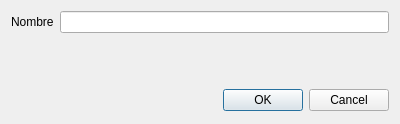
<?xml version="1.0" encoding="UTF-8"?>
<ui version="4.0">
 <class>Dialog</class>
 <widget class="QDialog" name="Dialog">
  <property name="geometry">
   <rect>
    <x>0</x>
    <y>0</y>
    <width>400</width>
    <height>124</height>
   </rect>
  </property>
  <property name="sizePolicy">
   <sizepolicy hsizetype="Fixed" vsizetype="Fixed">
    <horstretch>0</horstretch>
    <verstretch>0</verstretch>
   </sizepolicy>
  </property>
  <property name="minimumSize">
   <size>
    <width>400</width>
    <height>124</height>
   </size>
  </property>
  <property name="maximumSize">
   <size>
    <width>400</width>
    <height>124</height>
   </size>
  </property>
  <property name="windowTitle">
   <string>Tipo Intervención</string>
  </property>
  <layout class="QFormLayout" name="formLayout">
   <property name="sizeConstraint">
    <enum>QLayout::SetMinAndMaxSize</enum>
   </property>
   <item row="0" column="0">
    <widget class="QLabel" name="label_2">
     <property name="text">
      <string>Nombre</string>
     </property>
     <property name="buddy">
      <cstring>nombre</cstring>
     </property>
    </widget>
   </item>
   <item row="0" column="1">
    <widget class="QLineEdit" name="nombre"/>
   </item>
   <item row="1" column="0" colspan="2">
    <spacer name="verticalSpacer">
     <property name="orientation">
      <enum>Qt::Vertical</enum>
     </property>
     <property name="sizeHint" stdset="0">
      <size>
       <width>20</width>
       <height>40</height>
      </size>
     </property>
    </spacer>
   </item>
   <item row="2" column="0" colspan="2">
    <widget class="QDialogButtonBox" name="buttonBox">
     <property name="minimumSize">
      <size>
       <width>0</width>
       <height>25</height>
      </size>
     </property>
     <property name="orientation">
      <enum>Qt::Horizontal</enum>
     </property>
     <property name="standardButtons">
      <set>QDialogButtonBox::Cancel|QDialogButtonBox::Ok</set>
     </property>
    </widget>
   </item>
  </layout>
 </widget>
 <resources/>
 <connections>
  <connection>
   <sender>buttonBox</sender>
   <signal>accepted()</signal>
   <receiver>Dialog</receiver>
   <slot>accept()</slot>
   <hints>
    <hint type="sourcelabel">
     <x>248</x>
     <y>254</y>
    </hint>
    <hint type="destinationlabel">
     <x>157</x>
     <y>274</y>
    </hint>
   </hints>
  </connection>
  <connection>
   <sender>buttonBox</sender>
   <signal>rejected()</signal>
   <receiver>Dialog</receiver>
   <slot>reject()</slot>
   <hints>
    <hint type="sourcelabel">
     <x>316</x>
     <y>260</y>
    </hint>
    <hint type="destinationlabel">
     <x>286</x>
     <y>274</y>
    </hint>
   </hints>
  </connection>
 </connections>
</ui>
